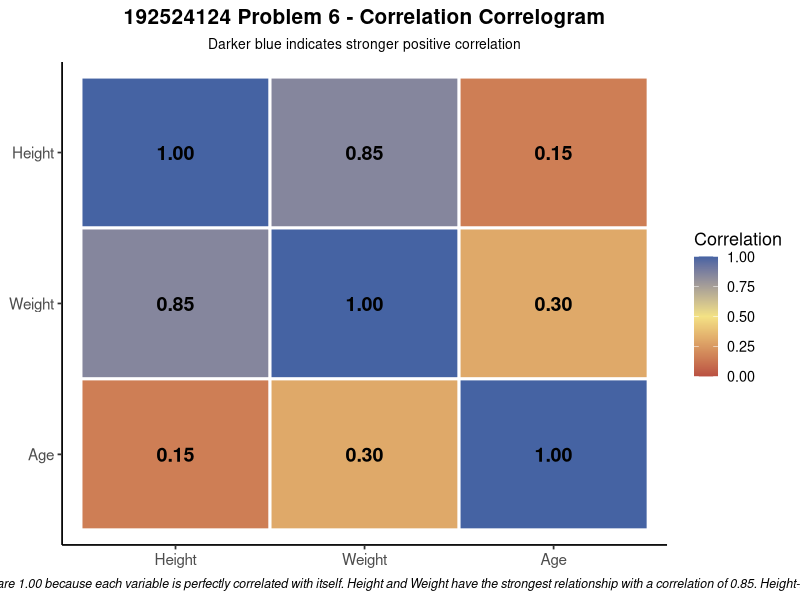

This figure's R source:
# Problem 6 - Correlogram

library(ggplot2)

# Correlation data including diagonal values
correlation_data <- data.frame(
  Variable1 = c(
    "Height", "Height", "Height",
    "Weight", "Weight", "Weight",
    "Age", "Age", "Age"
  ),
  Variable2 = c(
    "Height", "Weight", "Age",
    "Height", "Weight", "Age",
    "Height", "Weight", "Age"
  ),
  Correlation = c(
    1.00, 0.85, 0.15,
    0.85, 1.00, 0.30,
    0.15, 0.30, 1.00
  )
)

# Set factor order
correlation_data$Variable1 <- factor(
  correlation_data$Variable1,
  levels = c("Height", "Weight", "Age")
)

correlation_data$Variable2 <- factor(
  correlation_data$Variable2,
  levels = c("Age", "Weight", "Height")
)

# Create correlogram
ggplot(
  correlation_data,
  aes(
    x = Variable1,
    y = Variable2,
    fill = Correlation
  )
) +
  geom_tile(
    color = "white",
    linewidth = 1
  ) +
  geom_text(
    aes(
      label = sprintf("%.2f", Correlation)
    ),
    size = 5,
    fontface = "bold"
  ) +
  scale_fill_gradient2(
    low = "#BA5142",
    mid = "#F4E285",
    high = "#4563A3",
    midpoint = 0.5,
    limits = c(0, 1),
    breaks = c(0, 0.25, 0.50, 0.75, 1.00),
    labels = c("0.00", "0.25", "0.50", "0.75", "1.00")
  ) +
  labs(
    title = "192524124 Problem 6 - Correlation Correlogram",
    subtitle = "Darker blue indicates stronger positive correlation",
    x = NULL,
    y = NULL,
    fill = "Correlation",
    caption = "Interpretation: The diagonal values are 1.00 because each variable is perfectly correlated with itself. Height and Weight have the strongest relationship with a correlation of 0.85. Height-Age is weakest at 0.15."
  ) +
  theme_classic(base_size = 13) +
  theme(
    plot.title = element_text(
      hjust = 0.5,
      face = "bold",
      size = 15
    ),
    plot.subtitle = element_text(
      hjust = 0.5,
      size = 10
    ),
    plot.caption = element_text(
      hjust = 0.5,
      size = 9,
      face = "italic"
    ),
    axis.text = element_text(
      size = 11
    ),
    legend.position = "right"
  )
